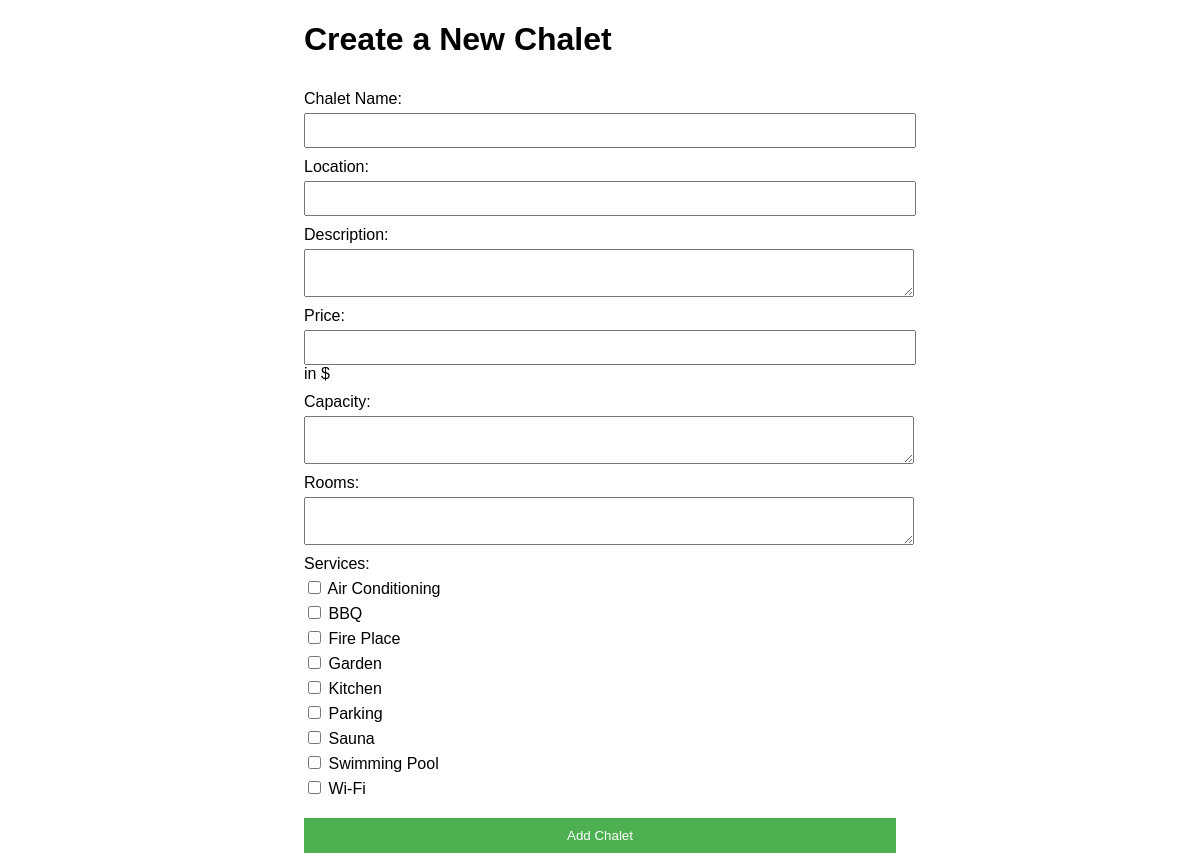
The page /addChalet.php (signed in) on the database its author committed.
### tables this page shows
CREATE TABLE `services` (
  `id` int(11) NOT NULL,
  `name` varchar(255) NOT NULL
);

### addChalet.php (the view, shortened to what this page needs)
<?php
$conn=connectToDB();
$servicesResult = mysqli_query($conn, "SELECT id, name FROM services");
$services = [];
while ($row = mysqli_fetch_assoc($servicesResult)) {
    $services[] = $row;
}
?>
<!DOCTYPE html>
<html lang="en">
<head>
</head>
<body>
    <div class="container">
        <h1>Create a New Chalet</h1>
        <form action="<?php echo $_SERVER["PHP_SELF"]; ?>" method="post">
            <label for="name">Chalet Name:</label>
            <input type="text" id="name" name="name" required>
            <label for="location">Location:</label>
            <input type="text" id="location" name="location" required>
            <label for="description">Description:</label>
            <textarea id="description" name="description" required></textarea>
            <label for="price">Price:</label>
            <input type="number" id="price" name="price" required> in $
            <label for="capacity">Capacity:</label>
            <textarea id="capacity" name="capacity" required></textarea>
            <label for="rooms">Rooms:</label>
            <textarea id="rooms" name="rooms" required></textarea>
            <label>Services:</label>
            <div class="checkbox-group">
                <?php foreach ($services as $service): ?>
                    <div>
                        <input type="checkbox" name="services[]" value="<?= $service['id'] ?>"> <?= $service['name'] ?>
                    </div>
                <?php endforeach; ?>
            </div>
            <input type="submit" name="submit" value="Add Chalet">
        </form>
    </div>
</body>
</html>

### addChalet.php (style rules this page uses)
body { font-family: Arial, sans-serif; }
.container { width: 50%; margin: auto; }
form { display: flex; flex-direction: column; }
label { margin-top: 10px; }
input[type="text"], input[type="number"], textarea { width: 100%; padding: 8px; margin-top: 5px; }
.checkbox-group { display: flex; flex-direction: column; }
.checkbox-group div { margin-top: 5px; }
input[type="submit"] { margin-top: 20px; padding: 10px; background-color: #4CAF50; color: white; border: none; cursor: pointer; }

### rows shown on the page
services: name "Air Conditioning"
services: name "BBQ"
services: name "Fire Place"
services: name "Garden"
services: name "Kitchen"
services: name "Parking"
services: name "Sauna"
services: name "Swimming Pool"
services: name "Wi-Fi"
